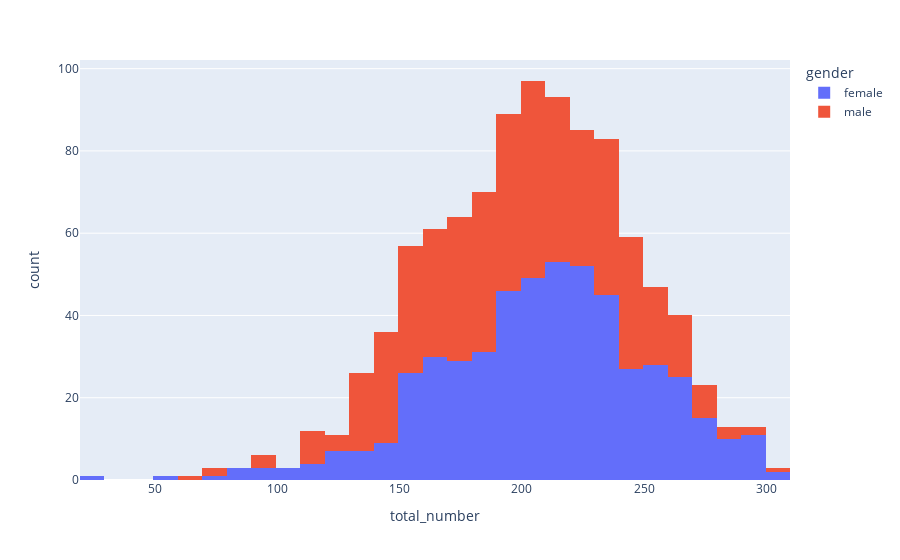

The notebook cell saved with this chart:
### Markdown cell above
<center><b>Figure:10</b> - Histogram of Total_number Column.</center>

### Code cell
fig = px.histogram(df, x='total_number', color='gender', nbins=30)
fig.show()

### Figure 1 — Plotly figure (JSON) as saved in the notebook; plotly's stock layout.template omitted (floating-point values rounded to 4 significant figures; data arrays with more than 128 entries replaced by an {"elided": "..."} marker saying what was removed)
{"data": [{"alignmentgroup": "True", "bingroup": "x", "hovertemplate": "gender=female<br>total_number=%{x}<br>count=%{y}<extra></extra>", "legendgroup": "female", "marker": {"color": "#636efa", "pattern": {"shape": ""}}, "name": "female", "nbinsx": 30, "offsetgroup": "female", "orientation": "v", "showlegend": true, "type": "histogram", "x": {"elided": "518 int values"}, "xaxis": "x", "yaxis": "y"}, {"alignmentgroup": "True", "bingroup": "x", "hovertemplate": "gender=male<br>total_number=%{x}<br>count=%{y}<extra></extra>", "legendgroup": "male", "marker": {"color": "#EF553B", "pattern": {"shape": ""}}, "name": "male", "nbinsx": 30, "offsetgroup": "male", "orientation": "v", "showlegend": true, "type": "histogram", "x": {"elided": "482 int values"}, "xaxis": "x", "yaxis": "y"}], "layout": {"barmode": "relative", "legend": {"title": {"text": "gender"}, "tracegroupgap": 0}, "margin": {"t": 60}, "xaxis": {"anchor": "y", "domain": [0, 1], "title": {"text": "total_number"}}, "yaxis": {"anchor": "x", "domain": [0, 1], "title": {"text": "count"}}}}
